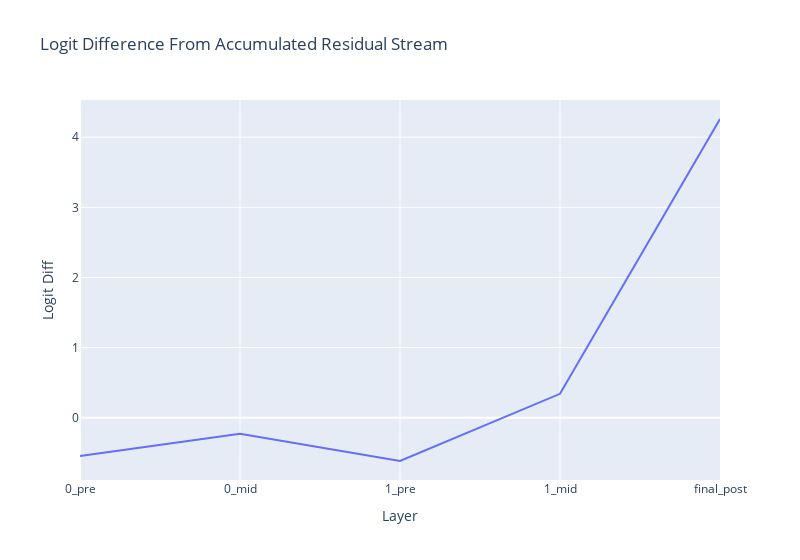

Here is the notebook cell this chart was saved with:
### Code cell
from gpt_from_scratch import plotly_utils


accumulated_residual, labels = cache.accumulated_resid(
    layer=-1,
    incl_mid=True,
    pos_slice=-1,
    return_labels=True,
)
# accumulated_residual has shape (component, batch, d_model)

logit_lens_logit_diffs: Float32[torch.Tensor, "..."] = residual_stack_to_logit_diff(
    accumulated_residual,
    cache,
    logit_diff_directions,
)  # [component]

plotly_utils.line(
    logit_lens_logit_diffs,
    hovermode="x unified",
    title="Logit Difference From Accumulated Residual Stream",
    labels={"x": "Layer", "y": "Logit Diff"},
    xaxis_tickvals=labels,
    width=800,
)

### Figure 1 — Plotly figure (JSON) as saved in the notebook; plotly's stock layout.template omitted (floating-point values rounded to 4 significant figures)
{"data": [{"hovertemplate": "Layer=%{x}<br>Logit Diff=%{y}<extra></extra>", "legendgroup": "", "line": {"color": "#636efa", "dash": "solid"}, "marker": {"symbol": "circle"}, "mode": "lines", "name": "", "orientation": "v", "showlegend": false, "type": "scatter", "x": [0, 1, 2, 3, 4], "xaxis": "x", "y": [-0.5447, -0.2277, -0.6157, 0.3422, 4.259], "yaxis": "y"}], "layout": {"hovermode": "x unified", "legend": {"tracegroupgap": 0}, "title": {"text": "Logit Difference From Accumulated Residual Stream"}, "width": 800, "xaxis": {"anchor": "y", "domain": [0, 1], "tickmode": "array", "ticktext": ["0_pre", "0_mid", "1_pre", "1_mid", "final_post"], "tickvals": [0, 1, 2, 3, 4], "title": {"text": "Layer"}}, "yaxis": {"anchor": "x", "domain": [0, 1], "title": {"text": "Logit Diff"}}}}
